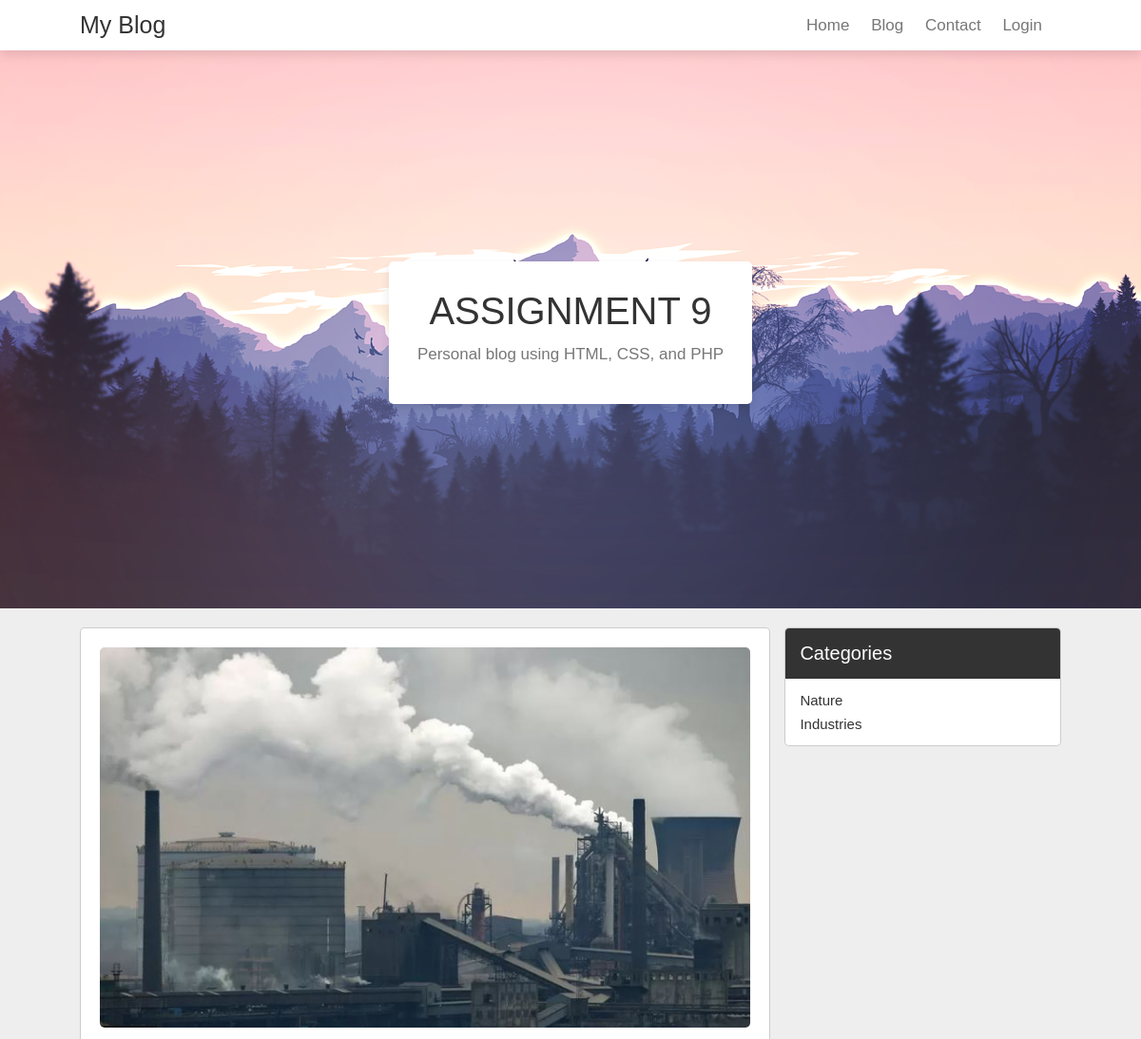
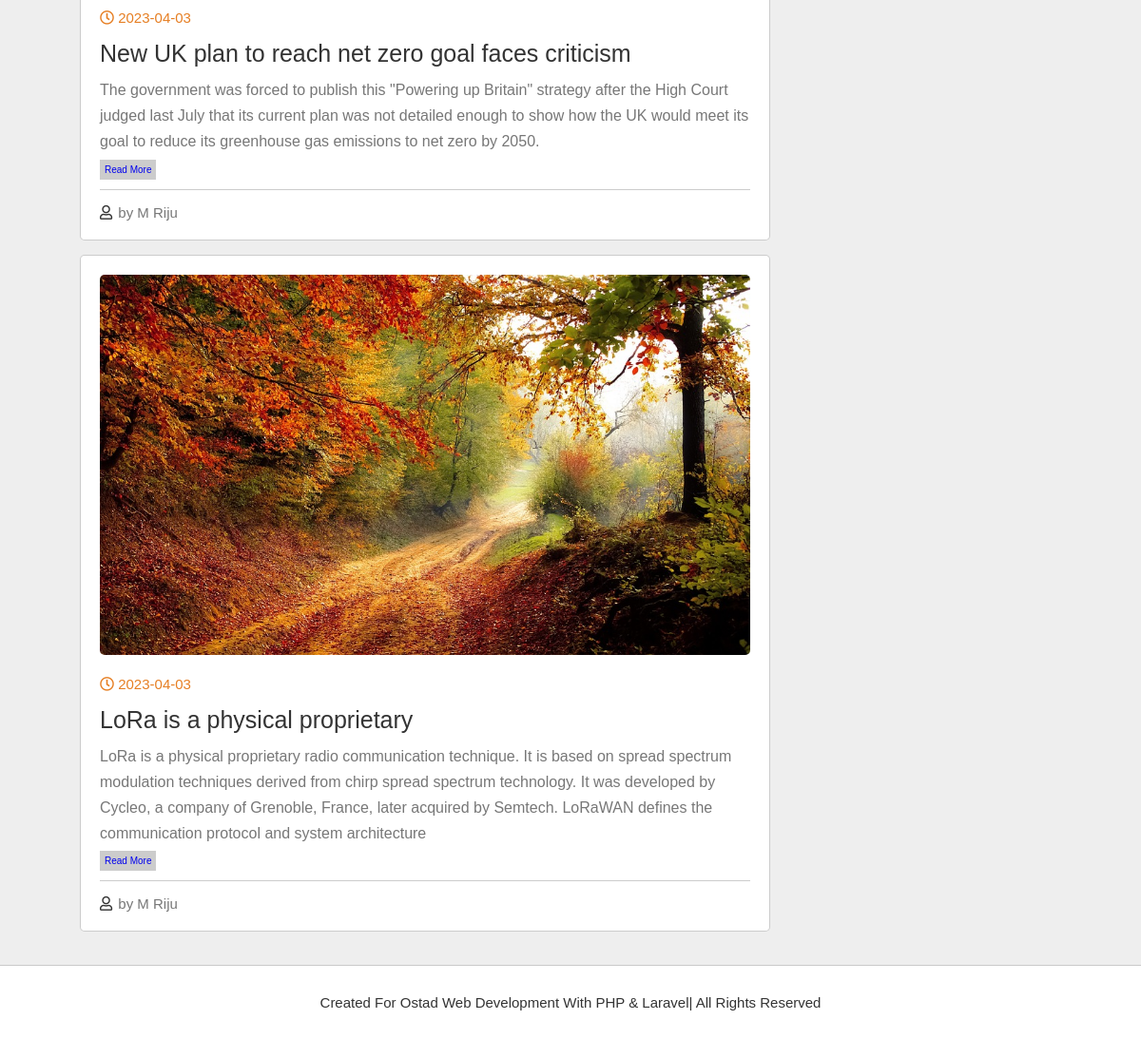
The page / on the database its author committed (2 pictures, top to bottom).
### tables this page shows
CREATE TABLE IF NOT EXISTS `post` (
  `id` int(11) NOT NULL AUTO_INCREMENT,
  `title` varchar(150) NOT NULL,
  `category` varchar(150) NOT NULL,
  `photo` varchar(255) NOT NULL,
  `description` text NOT NULL,
  `user_id` int(11) NOT NULL,
  `create_at` timestamp NOT NULL DEFAULT current_timestamp(),
  PRIMARY KEY (`id`)
);

CREATE TABLE IF NOT EXISTS `users` (
  `id` int(11) NOT NULL AUTO_INCREMENT,
  `name` varchar(100) NOT NULL,
  `email` varchar(180) NOT NULL,
  `password` varchar(150) NOT NULL,
  `user_role` char(1) DEFAULT '1',
  PRIMARY KEY (`id`)
);

### index.php (the view, shortened to what this page needs)
<?php
include('db.php');
include('includes/header.php');
?>
<section class="banner" id="banner">
    <div class="content">
        <h3>Assignment 9</h3>
        <p>Personal blog using HTML, CSS, and PHP</p>
    </div>
</section>
<section class="container" id="posts">
    <div class="posts-container">
        <?php
        $sql = "SELECT post.*,users.name FROM post left join users ON post.user_id = users.id ORDER BY post.id DESC limit 3";
        $result = mysqli_query($linkDB, $sql);
        if (mysqli_num_rows($result) > 0) {
            while ($row = mysqli_fetch_assoc($result)) {?>
        <div class="post">
            <img src="assets/post-img/<?php echo $row['photo']; ?>" alt="" class="image">
            <div class="date">
                <i class="far fa-clock"></i>
                <span><?php echo date('Y-m-d',strtotime($row['create_at'])) ?></span>
            </div>
            <h3 class="title"><?php echo $row['title']; ?></h3>
            <p class="text"><?php echo $row['description']; ?></p>
            <a href="single-post.php?id=<?php echo $row['id']; ?>" style="background:#ccc; padding:5px;">Read More</a>
            <div class="links">
                <a href="#" class="user">
                    <i class="far fa-user"></i>
                    <span>by <?php echo $row['name']; ?></span>
                </a>
            </div>
        </div>
        <?php } }else{?>
            <h3>No Post Found!</h3>
        <?php }?>
    </div>
    <div class="sidebar">
        <div class="box">
            <h3 class="title">categories</h3>
            <div class="category">
            <?php
                $sql = "SELECT category FROM post";
                $output = mysqli_query($linkDB, $sql);
                if (mysqli_num_rows($output) > 0) {
                    while ($data = mysqli_fetch_assoc($output)) {?>
                <a href="#"> <?php echo $data['category']; ?></a>
                <?php } }else{?>
            <h3>No Post Found!</h3>
        <?php }?>
            </div>
        </div>
    </div>
</section>
<?php include('includes/footer.php');?>

### includes/header.php (shortened to what this page needs)
<!DOCTYPE html>
<html lang="en">
<head>
    <link rel="stylesheet" href="https://cdnjs.cloudflare.com/ajax/libs/font-awesome/5.15.3/css/all.min.css">
    <link rel="stylesheet" href="assets/css/style.css">
</head>
<body>
    <header class="header">
        <a href="index.php" class="logo">My Blog</a>
        <nav class="navbar">
            <a href="index.php">home</a>
            <a href="blog.php">blog</a>
            <a href="contact.php">contact</a>
            <?php
            if (!isset($_SESSION['user_id'])){?>
                <a href="login.php">login</a>
            <?php }else{ ?>
            <a href="logout.php">logout</a>
            <?php }?>
        </nav>
    </header>

### includes/footer.php (shortened to what this page needs)
<section class="footer">
    <div class="credit">created for ostad Web Development with PHP & Laravel| all rights reserved</div>
</section>
</body>
</html>

### assets/css/style.css (style rules this page uses)
:root { --orange: #e67e22; --black: #333; --light-color: #777; --border: 0.1rem solid rgba(0, 0, 0, 0.2); --box-shadow: 0 0.5rem 1rem rgba(0, 0, 0, 0.1); }
* { margin: 0; padding: 0; box-sizing: border-box; outline: none; border: none; text-decoration: none; font-family: Verdana, Geneva, Tahoma, sans-serif; font-weight: lighter; }
html { font-size: 62.5%; overflow-x: hidden; scroll-behavior: smooth; scroll-padding-top: 6rem; }
section { padding: 2rem 7%; }
.header { position: fixed; top: 0; left: 0; right: 0; z-index: 1000; background: #fff; box-shadow: var(--box-shadow); display: flex; align-items: center; padding: 1.2rem 7%; }
.header .logo { color: var(--black); font-size: 2.5rem; margin-right: auto; }
.header .navbar a { color: var(--light-color); margin-right: 2rem; font-size: 1.7rem; text-transform: capitalize; }
.banner { min-height: 80vh; background: url(../img/banner.png) no-repeat; background-size: cover; background-position: center; display: grid; place-items: center; padding-top: 8rem; }
.banner .content { text-align: center; background: #fff; border-radius: 0.5rem; box-shadow: var(--box-shadow); padding: 3rem; max-width: 50rem; }
.banner .content h3 { font-size: 4rem; color: var(--black); text-transform: uppercase; }
.banner .content p { font-size: 1.7rem; color: var(--light-color); padding: 1rem 0; line-height: 1.5; }
.container { display: grid; grid-template-columns: 2.5fr 1fr; gap: 1.5rem; background: #eee; }
.container .posts-container .post { width: 100%; padding: 2rem; background: #fff; border: var(--border); border-radius: 0.5rem; margin-bottom: 1.5rem; }
.container .posts-container .post .image { height: 40rem; width: 100%; border-radius: 0.5rem; object-fit: cover; }
.container .posts-container .post .date { padding-top: 2rem; font-size: 1.5rem; color: var(--orange); }
.container .posts-container .post .title { padding-top: 1.5rem; font-size: 2.5rem; color: var(--black); }
.container .posts-container .post .text { color: var(--light-color); font-size: 1.6rem; line-height: 1.7; padding: 1rem 0; }
.container .posts-container .links { border-top: var(--border); margin-top: 1.5rem; padding-top: 1.5rem; display: flex; align-items: center; }
.container .posts-container .links .user { margin-right: auto; }
.container .posts-container .links a { font-size: 1.5rem; color: var(--light-color); }
.container .posts-container .links a i { padding-right: 0.2rem; color: var(--black); }
.container .sidebar .box { border: var(--border); border-radius: 0.5rem; overflow: hidden; background: #fff; margin-bottom: 1.5rem; }
.container .sidebar .box .title { padding: 1.5rem; font-size: 2rem; color: #fff; background: var(--black); text-transform: capitalize; }
.container .sidebar .box .category { padding: 1rem 1.5rem; }
.container .sidebar .box .category a { padding: 0.4rem 0; font-size: 1.5rem; color: var(--black); display: flex; align-items: center; justify-content: space-between; }
.footer { display: flex; align-items: center; justify-content: space-between; border-top: 1px solid #cacaca; }
.footer .credit { text-transform: capitalize; font-size: 1.5rem; color: var(--black); padding: 1rem 0; margin: auto; }

### rows shown on the page
post: photo (picture), create_at "2023-04-03", title "New UK plan to reach net zero goal faces criticism", description "The government was forced to publish this \"Powering up Britain\" strategy after the High Court judged last July that its current plan was not detailed enough to show how the UK would meet its goal to reduce its greenhouse gas emissions to net zero by 2050.", user.name "M Riju", category "Industries"
post: photo (picture), create_at "2023-04-03", title "LoRa is a physical proprietary", description "LoRa is a physical proprietary radio communication technique. It is based on spread spectrum modulation techniques derived from chirp spread spectrum technology. It was developed by Cycleo, a company of Grenoble, France, later acquired by Semtech. LoRaWAN defines the communication protocol and system architecture", user.name "M Riju", category "Nature"
